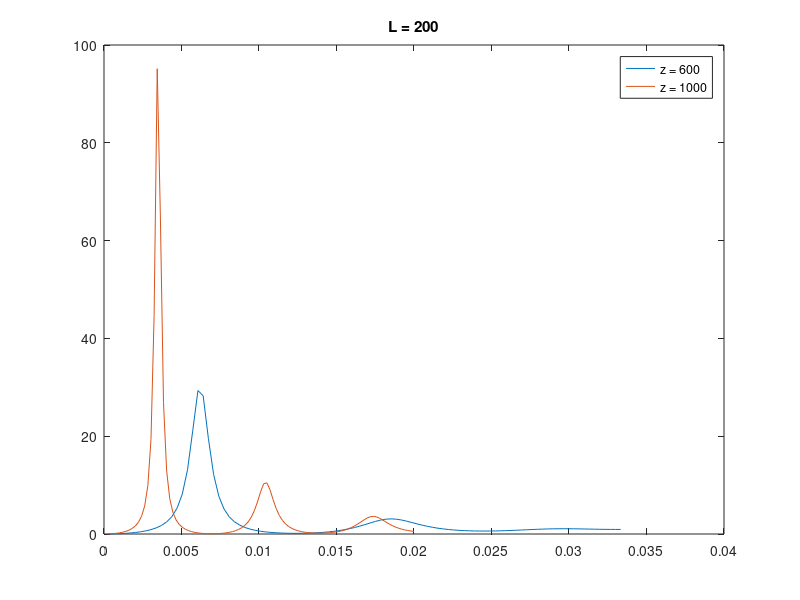

Write the MATLAB code that produced this figure.
L = 200; z = 600; k = linspace(0, 20, 100) / z;
num = 1 - 2 / L ./ k .* sin(L/2*k) .* cos(k*(z-L/2));
den = 1 + 2 / L ./ k .* sin(L/2*k) .* cos(k*(z-L/2));
plot(k, num ./ den);
hold on;
L = 200; z = 1000; k = linspace(0, 20, 100) / z;
num = 1 - 2 / L ./ k .* sin(L/2*k) .* cos(k*(z-L/2));
den = 1 + 2 / L ./ k .* sin(L/2*k) .* cos(k*(z-L/2));
plot(k, num ./ den);
title('L = 200');
legend({'z = 600', 'z = 1000'});